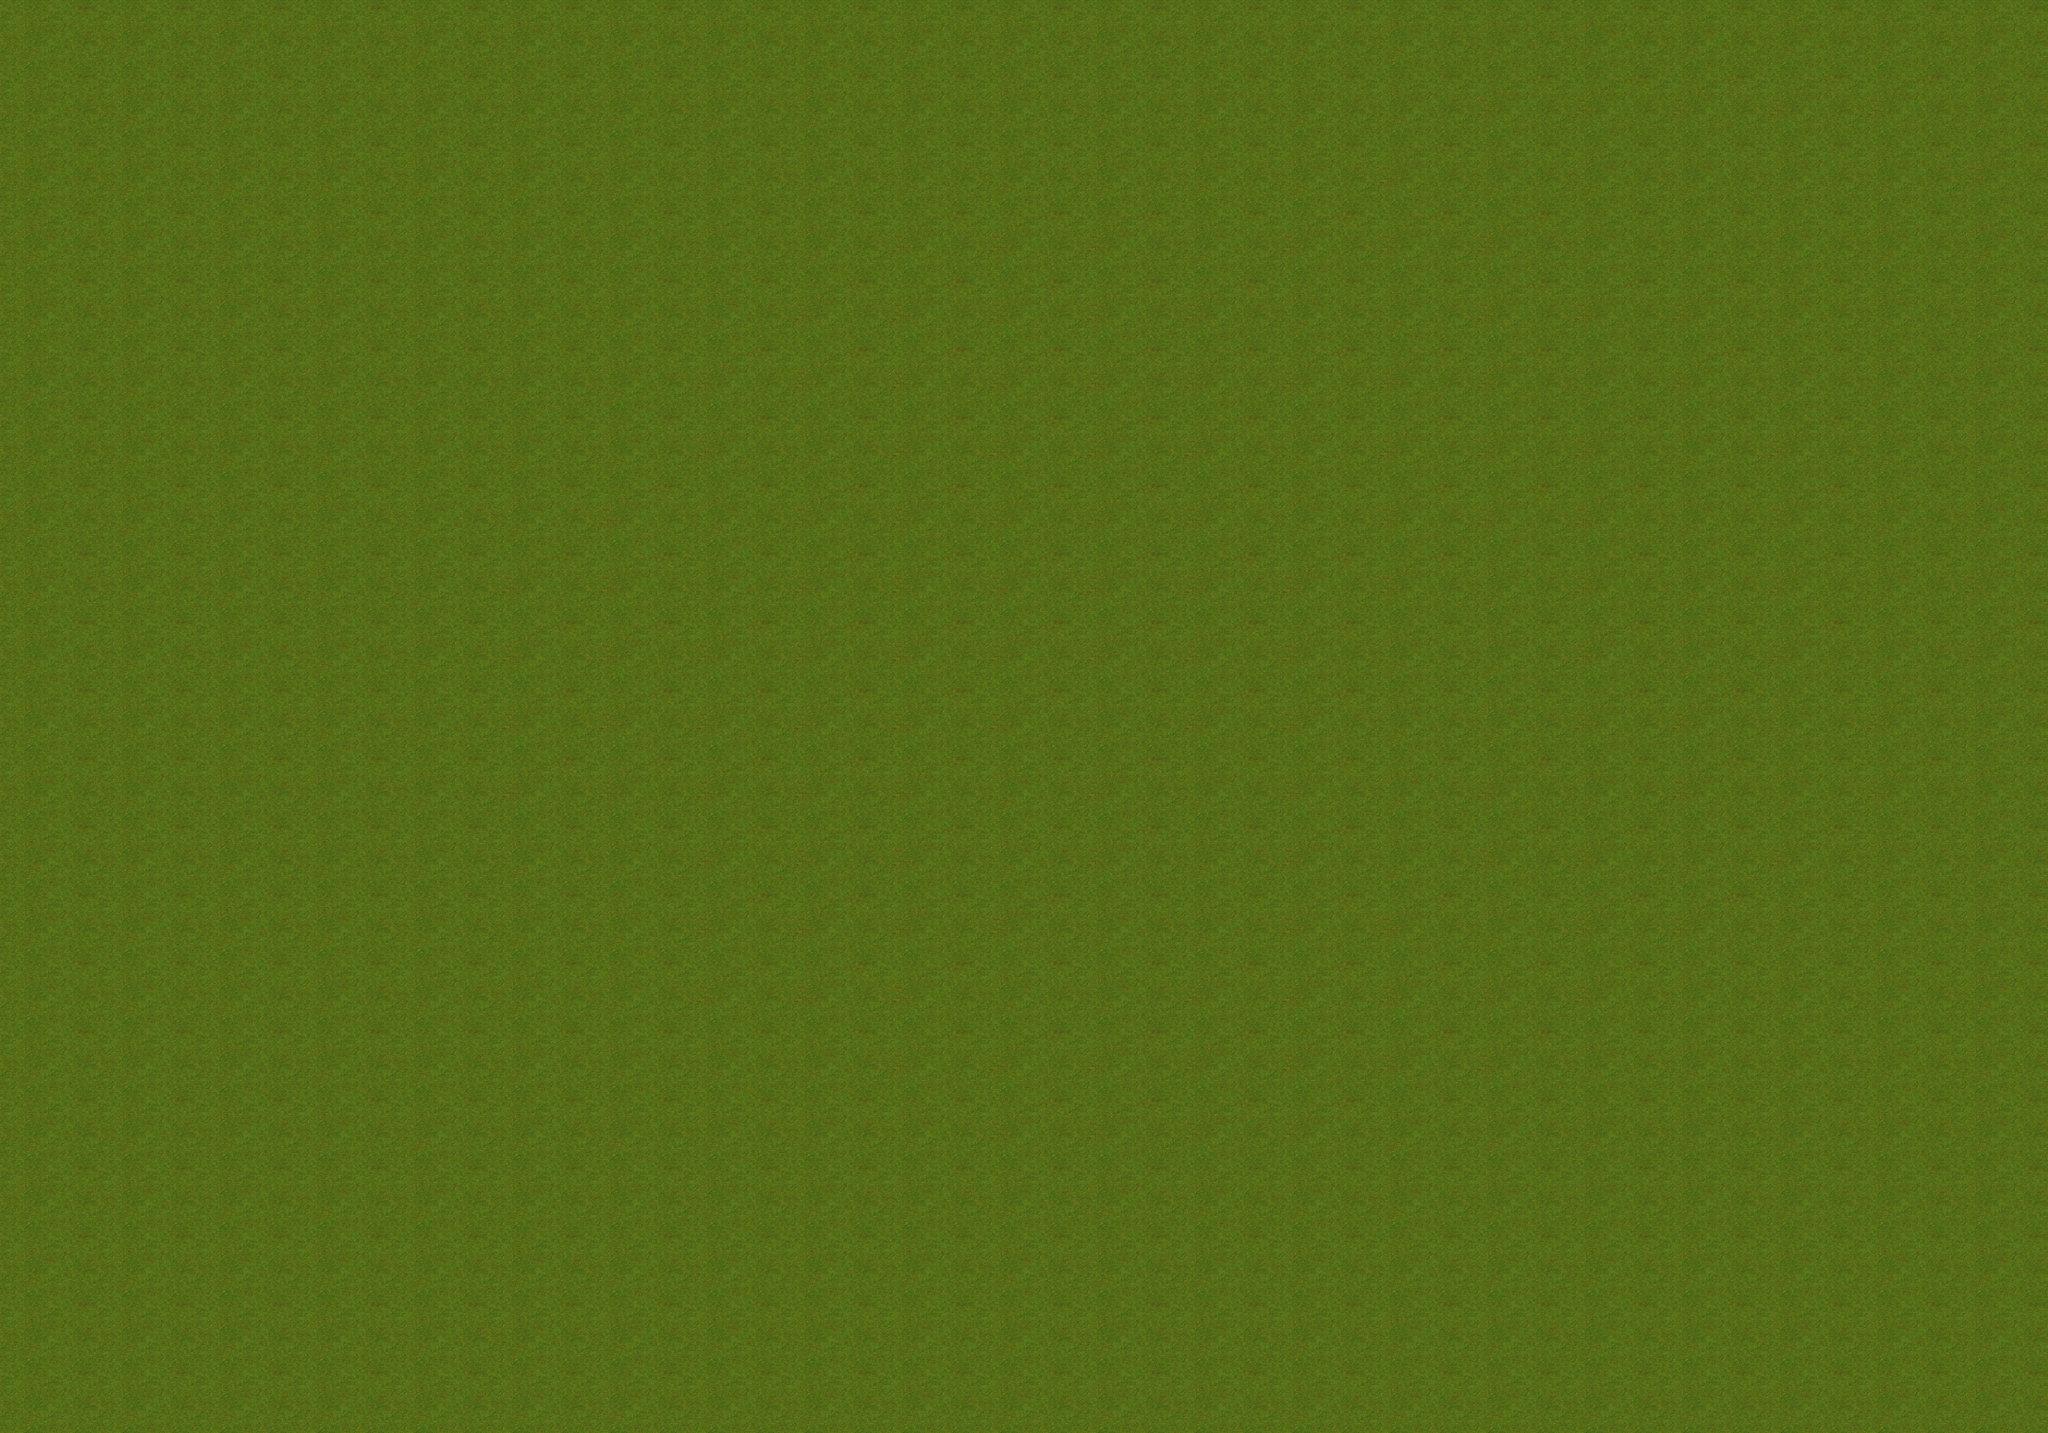

Tiled map render using the project's own tile images. Description and the map definition, with tile-layer contents summarised, below:
An orthogonal 21x21 tile map with 400x280 px tiles, 1 tile layer (layer1).

<map version="1.0" orientation="orthogonal" width="21" height="21" tilewidth="400" tileheight="280">
 <tileset firstgid="1" name="grounds_800x840" tilewidth="400" tileheight="280">
  <image source="grounds_800x840.png" width="800" height="840" />
 </tileset>
 <layer name="layer1" width="21" height="21">
  <data>[441 cells, 441 non-empty, 2 distinct tile ids]</data>
 </layer>
</map>
